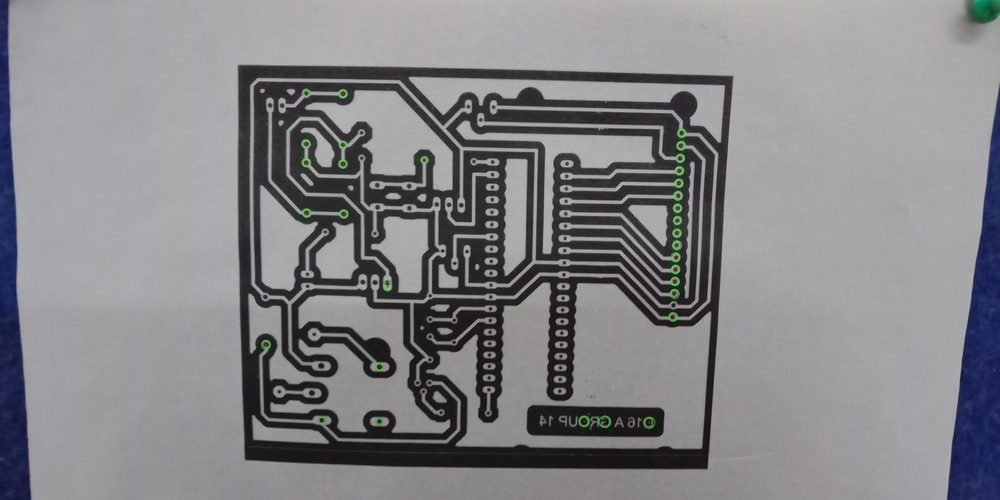
#> input picture Flask_v2/output.jpeg, 1000 x 500 px, shrunk from 4160 x 2080 before the run
$ python detect_circle.py output.jpeg
#> lines starting #> are read from the running program, lines starting #| are printed output that depends on the picture; after the words box and inside, x2 and y2 are one past the last pixel; in counts of white or black regions, pixels touching at a corner belong together
import cv2
import numpy as np
import sys

# Check if the correct number of arguments is provided
if len(sys.argv) != 2:
    print("Usage: python detect_circle.py <image_path>")
    sys.exit(1)

# Get the image path from the command-line argument
image_path = sys.argv[1]

# Read the image
image = cv2.imread(image_path)
#> image is the input picture: shape (500, 1000, 3); mean B, G, R 135.7, 132.4, 132.8

# Convert the image to grayscale
gray = cv2.cvtColor(image, cv2.COLOR_BGR2GRAY)
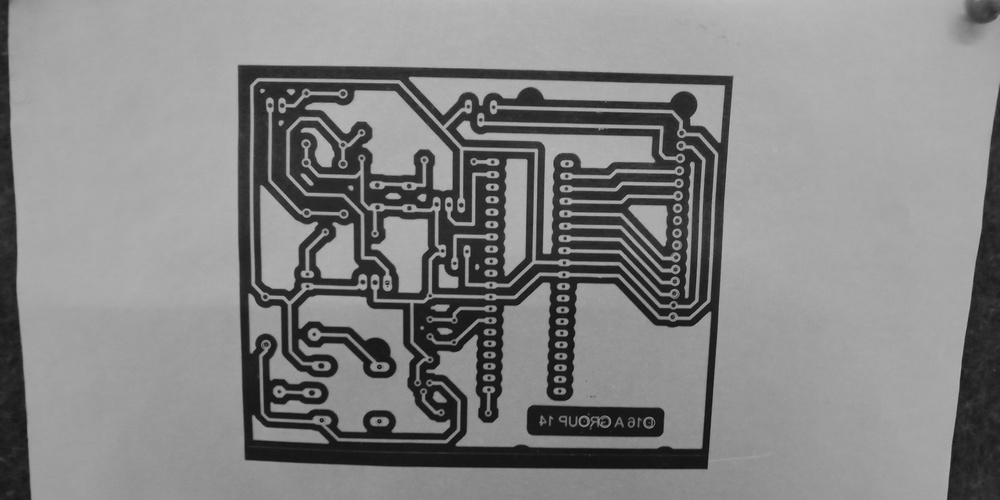
#> gray: shape (500, 1000); min 11, max 189, mean 132.9

# Apply GaussianBlur to reduce noise
blurred = cv2.GaussianBlur(gray, (5, 5), 0)

# Apply Hough Circle Transform
circles = cv2.HoughCircles(
    blurred,
    cv2.HOUGH_GRADIENT,
    dp=1,
    minDist=50,
    param1=50,
    param2=30,
    minRadius=10,
    maxRadius=27
)
#> circles = [[683.5, 104.5, 13.6], [265.5, 343.5, 10.35]]

# If circles are found, draw them on the original image and get coordinates
if circles is not None:
    circles = np.uint16(np.around(circles))
#> circles = [[684, 104, 14], [266, 344, 10]]
    coordinates = []
    for i in circles[0, :]:
        # Coordinates of the center of the circle
        x, y = i[0], i[1]
        coordinates.append((x, y))
        # Draw the outer circle
        cv2.circle(image, (x, y), i[2], (0, 255, 0), 2)
        # Draw the center of the circle
        cv2.circle(image, (x, y), 2, (0, 0, 255), 3)
#> this loop made 2 passes
#> (i, x, y) on passes 1 to 2: ([684, 104, 14], 684, 104), ([266, 344, 10], 266, 344)
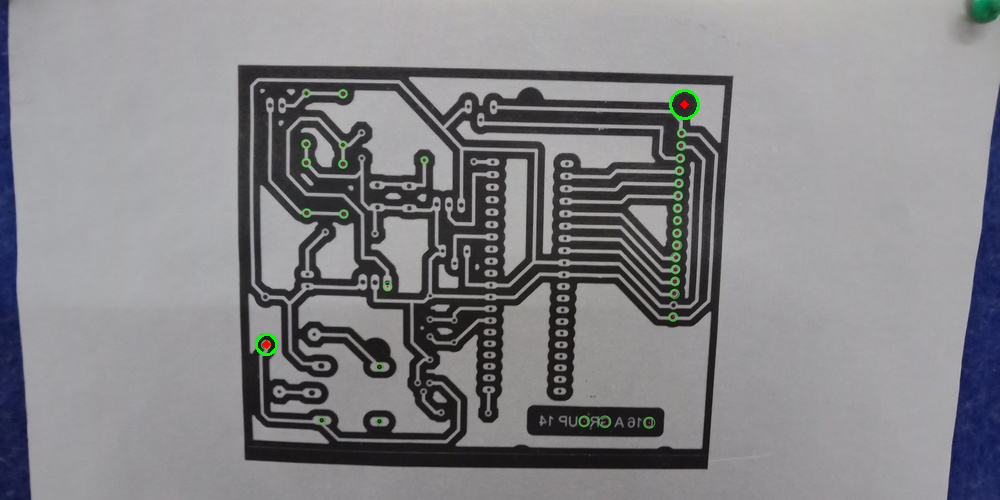
#> image: shape (500, 1000, 3); 0.11% of pixels changed, all inside (x1, y1, x2, y2) = (255, 89, 700, 356)
#> after the loop, coordinates = [(684, 104), (266, 344)]

    # Print or use the coordinates
    print("Circle Coordinates (Pixels):", coordinates)
#| Circle Coordinates (Pixels): [(684, 104), (266, 344)]

    # Convert pixel coordinates to real-world coordinates
    pixels_per_cm = 100  # Replace with your actual conversion factor
    real_world_coordinates = [(x / pixels_per_cm, y / pixels_per_cm) for x, y in coordinates]
#> real_world_coordinates = [(6.84, 1.04), (2.66, 3.44)]
    print("Circle Coordinates (cm):", real_world_coordinates)
#| Circle Coordinates (cm): [(6.84, 1.04), (2.66, 3.44)]

    # Save the output image with detected circles
    output_path = 'output.jpeg'
    cv2.imwrite(output_path, image)
    print("Output image saved to:", output_path)

    # Display the result
    #cv2.imshow('Detected Circles', image)   #Uncomment this to display the output
    cv2.waitKey(0)
    cv2.destroyAllWindows()
else:
    print("No circles found.")
